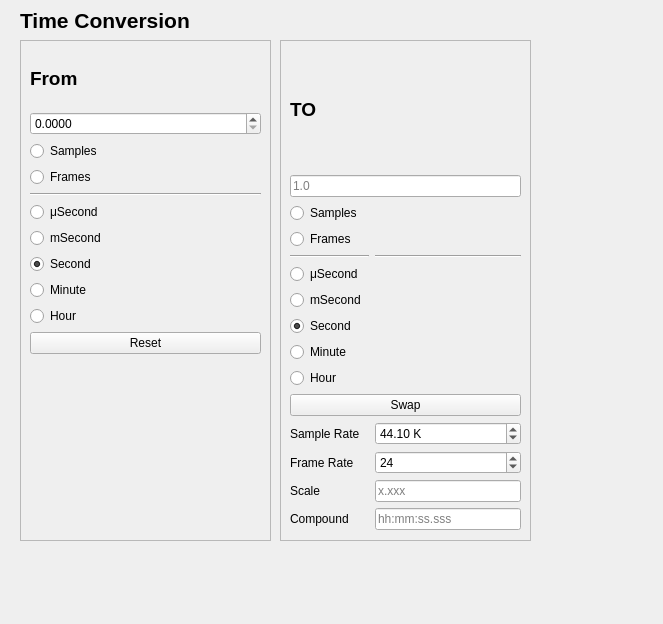
<?xml version="1.0" encoding="UTF-8"?>
<ui version="4.0">
 <class>Form</class>
 <widget class="QWidget" name="Form">
  <property name="geometry">
   <rect>
    <x>0</x>
    <y>0</y>
    <width>663</width>
    <height>624</height>
   </rect>
  </property>
  <property name="windowTitle">
   <string>Form</string>
  </property>
  <widget class="QFrame" name="frame_input">
   <property name="geometry">
    <rect>
     <x>20</x>
     <y>40</y>
     <width>251</width>
     <height>501</height>
    </rect>
   </property>
   <property name="frameShape">
    <enum>QFrame::StyledPanel</enum>
   </property>
   <property name="frameShadow">
    <enum>QFrame::Raised</enum>
   </property>
   <widget class="QWidget" name="gridLayoutWidget">
    <property name="geometry">
     <rect>
      <x>10</x>
      <y>10</y>
      <width>231</width>
      <height>366</height>
     </rect>
    </property>
    <layout class="QGridLayout" name="grid_input">
     <item row="0" column="0">
      <widget class="QLabel" name="label_2">
       <property name="font">
        <font>
         <pointsize>14</pointsize>
         <weight>75</weight>
         <bold>true</bold>
        </font>
       </property>
       <property name="text">
        <string>From</string>
       </property>
      </widget>
     </item>
     <item row="3" column="0">
      <widget class="QRadioButton" name="radio_in_frames">
       <property name="text">
        <string>Frames</string>
       </property>
      </widget>
     </item>
     <item row="4" column="0">
      <widget class="Line" name="line">
       <property name="orientation">
        <enum>Qt::Horizontal</enum>
       </property>
      </widget>
     </item>
     <item row="6" column="0">
      <widget class="QRadioButton" name="radio_in_milli">
       <property name="text">
        <string>mSecond</string>
       </property>
      </widget>
     </item>
     <item row="5" column="0">
      <widget class="QRadioButton" name="radio_in_micro">
       <property name="text">
        <string>μSecond</string>
       </property>
      </widget>
     </item>
     <item row="2" column="0">
      <widget class="QRadioButton" name="radio_in_samples">
       <property name="text">
        <string>Samples</string>
       </property>
      </widget>
     </item>
     <item row="7" column="0">
      <widget class="QRadioButton" name="radio_in_second">
       <property name="text">
        <string>Second</string>
       </property>
       <property name="checked">
        <bool>true</bool>
       </property>
      </widget>
     </item>
     <item row="11" column="0">
      <widget class="QPushButton" name="button_reset">
       <property name="text">
        <string>Reset</string>
       </property>
      </widget>
     </item>
     <item row="1" column="0">
      <widget class="QDoubleSpinBox" name="dspin_input">
       <property name="decimals">
        <number>4</number>
       </property>
       <property name="maximum">
        <double>1000000000.000000000000000</double>
       </property>
      </widget>
     </item>
     <item row="8" column="0">
      <widget class="QRadioButton" name="radio_in_minute">
       <property name="text">
        <string>Minute</string>
       </property>
      </widget>
     </item>
     <item row="9" column="0">
      <widget class="QRadioButton" name="radio_in_hour">
       <property name="text">
        <string>Hour</string>
       </property>
      </widget>
     </item>
     <item row="12" column="0">
      <widget class="QLabel" name="label_8">
       <property name="text">
        <string/>
       </property>
      </widget>
     </item>
    </layout>
   </widget>
  </widget>
  <widget class="QFrame" name="frame_output">
   <property name="geometry">
    <rect>
     <x>280</x>
     <y>40</y>
     <width>251</width>
     <height>501</height>
    </rect>
   </property>
   <property name="frameShape">
    <enum>QFrame::StyledPanel</enum>
   </property>
   <property name="frameShadow">
    <enum>QFrame::Raised</enum>
   </property>
   <widget class="QWidget" name="gridLayoutWidget_2">
    <property name="geometry">
     <rect>
      <x>10</x>
      <y>10</y>
      <width>231</width>
      <height>480</height>
     </rect>
    </property>
    <layout class="QGridLayout" name="grid_output">
     <item row="9" column="0">
      <widget class="QRadioButton" name="radio_out_hour">
       <property name="text">
        <string>Hour</string>
       </property>
      </widget>
     </item>
     <item row="1" column="0" colspan="2">
      <widget class="QLineEdit" name="line_edit_output">
       <property name="text">
        <string/>
       </property>
       <property name="readOnly">
        <bool>true</bool>
       </property>
       <property name="placeholderText">
        <string>1.0</string>
       </property>
      </widget>
     </item>
     <item row="0" column="0">
      <widget class="QLabel" name="label_3">
       <property name="font">
        <font>
         <pointsize>14</pointsize>
         <weight>75</weight>
         <bold>true</bold>
        </font>
       </property>
       <property name="text">
        <string>TO</string>
       </property>
      </widget>
     </item>
     <item row="12" column="1">
      <widget class="QDoubleSpinBox" name="dspin_samplerate">
       <property name="suffix">
        <string> K</string>
       </property>
       <property name="minimum">
        <double>1.000000000000000</double>
       </property>
       <property name="maximum">
        <double>100.000000000000000</double>
       </property>
       <property name="value">
        <double>44.100000000000001</double>
       </property>
      </widget>
     </item>
     <item row="6" column="0">
      <widget class="QRadioButton" name="radio_out_milli">
       <property name="text">
        <string>mSecond </string>
       </property>
      </widget>
     </item>
     <item row="7" column="0">
      <widget class="QRadioButton" name="radio_out_second">
       <property name="text">
        <string>Second</string>
       </property>
       <property name="checked">
        <bool>true</bool>
       </property>
      </widget>
     </item>
     <item row="2" column="0">
      <widget class="QRadioButton" name="radio_out_samples">
       <property name="text">
        <string>Samples</string>
       </property>
      </widget>
     </item>
     <item row="3" column="0">
      <widget class="QRadioButton" name="radio_out_frames">
       <property name="text">
        <string>Frames</string>
       </property>
      </widget>
     </item>
     <item row="8" column="0">
      <widget class="QRadioButton" name="radio_out_minute">
       <property name="text">
        <string>Minute</string>
       </property>
      </widget>
     </item>
     <item row="12" column="0">
      <widget class="QLabel" name="label_4">
       <property name="text">
        <string>Sample Rate</string>
       </property>
      </widget>
     </item>
     <item row="13" column="1">
      <widget class="QSpinBox" name="spin_framerate">
       <property name="minimum">
        <number>1</number>
       </property>
       <property name="maximum">
        <number>1024</number>
       </property>
       <property name="value">
        <number>24</number>
       </property>
      </widget>
     </item>
     <item row="11" column="0" colspan="2">
      <widget class="QPushButton" name="button_swap">
       <property name="text">
        <string>Swap</string>
       </property>
      </widget>
     </item>
     <item row="5" column="0">
      <widget class="QRadioButton" name="radio_out_micro">
       <property name="text">
        <string>μSecond</string>
       </property>
      </widget>
     </item>
     <item row="4" column="1">
      <widget class="Line" name="line_3">
       <property name="orientation">
        <enum>Qt::Horizontal</enum>
       </property>
      </widget>
     </item>
     <item row="4" column="0">
      <widget class="Line" name="line_2">
       <property name="orientation">
        <enum>Qt::Horizontal</enum>
       </property>
      </widget>
     </item>
     <item row="13" column="0">
      <widget class="QLabel" name="label_5">
       <property name="text">
        <string>Frame Rate</string>
       </property>
      </widget>
     </item>
     <item row="14" column="0">
      <widget class="QLabel" name="label_7">
       <property name="text">
        <string>Scale</string>
       </property>
      </widget>
     </item>
     <item row="14" column="1">
      <widget class="QLineEdit" name="line_edit_scale">
       <property name="readOnly">
        <bool>true</bool>
       </property>
       <property name="placeholderText">
        <string>x.xxx</string>
       </property>
      </widget>
     </item>
     <item row="15" column="0">
      <widget class="QLabel" name="label_6">
       <property name="text">
        <string>Compound</string>
       </property>
      </widget>
     </item>
     <item row="15" column="1">
      <widget class="QLineEdit" name="line_edit_compound">
       <property name="toolTip">
        <string>Time in hours : minutes : seconds </string>
       </property>
       <property name="placeholderText">
        <string>hh:mm:ss.sss</string>
       </property>
      </widget>
     </item>
    </layout>
   </widget>
  </widget>
  <widget class="QLabel" name="label">
   <property name="geometry">
    <rect>
     <x>20</x>
     <y>10</y>
     <width>181</width>
     <height>20</height>
    </rect>
   </property>
   <property name="font">
    <font>
     <pointsize>16</pointsize>
     <weight>75</weight>
     <bold>true</bold>
    </font>
   </property>
   <property name="text">
    <string>Time Conversion</string>
   </property>
  </widget>
 </widget>
 <resources/>
 <connections/>
</ui>
